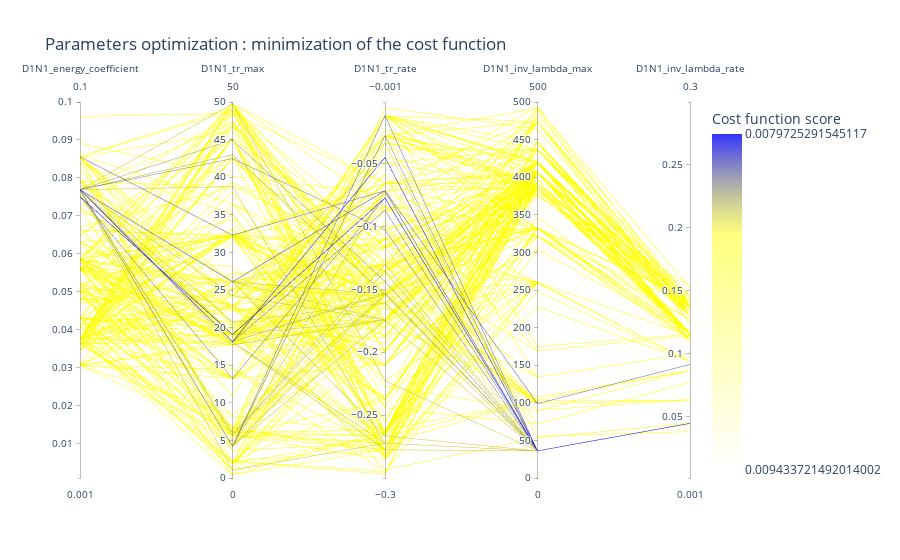

The notebook cell saved with this chart:
### Code cell
viewer.parallel_coordinates(500, unselected_opacity=0)

### Figure 1 — Plotly figure (JSON) as saved in the notebook; plotly's stock layout.template omitted (floating-point values rounded to 4 significant figures; data arrays with more than 128 entries replaced by an {"elided": "..."} marker saying what was removed)
{"data": [{"dimensions": [{"label": "D1N1_energy_coefficient", "range": [0.001, 0.1], "values": {"elided": "500 float values"}}, {"label": "D1N1_tr_max", "range": [0, 50], "values": {"elided": "500 float values"}}, {"label": "D1N1_tr_rate", "range": [-0.3, -0.001], "values": {"elided": "500 float values"}}, {"label": "D1N1_inv_lambda_max", "range": [0, 500], "values": {"elided": "500 float values"}}, {"label": "D1N1_inv_lambda_rate", "range": [0.001, 0.3], "values": {"elided": "500 float values"}}], "line": {"color": {"elided": "500 float values"}, "colorbar": {"tickmode": "array", "ticktext": [0.007973, 0.009434], "tickvals": [-0.007973, -0.009434], "title": {"text": "Cost function score"}}, "colorscale": [[0, "rgba(0, 0, 255, 0.8)"], [0.3, "rgba(255,255,0,0.5)"], [1, "rgba(255,255,0,0.0)"]], "reversescale": true, "showscale": true}, "type": "parcoords", "unselected": {"line": {"opacity": 0}}}], "layout": {"coloraxis": {"colorbar": {"title": {"text": "Fitness"}}}, "title": {"text": "Parameters optimization : minimization of the cost function"}}}
